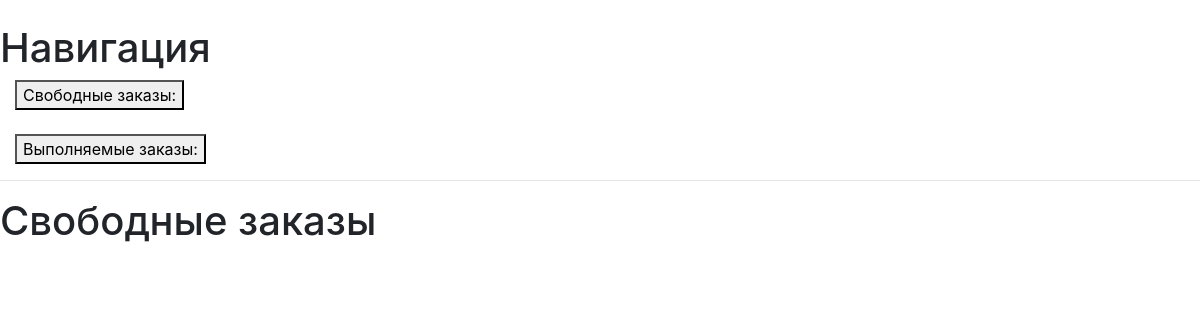
Page /orders on the earlier database version.
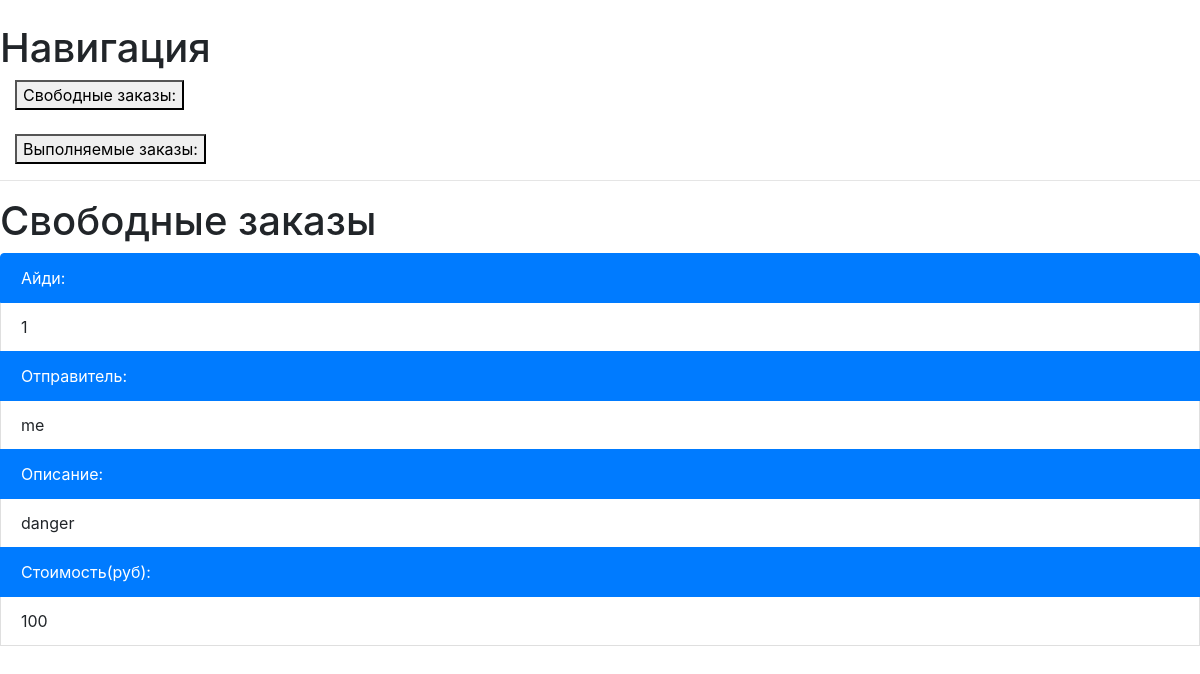
Same page on the later database version.
### database_setup.py (models this page shows)
class FreeOrder(Base):
    __tablename__ = 'free_order'
    id = Column(Integer, primary_key=True)
    forwarder = Column(String(250), nullable=False)
    description = Column(String(250), nullable=False)
    summ = Column(Integer,  nullable=False)

### views.py (the view)
@app.route('/orders')
def showFreeOrders():
    orders = session.query(FreeOrder)
    return render_template("free_orders.html", orders=orders)

### templates/free_orders.html (shortened to what this page needs)
<!DOCTYPE html>
{% extends "base.html" %}
{% block content %}
 <h1>Свободные заказы</h1>
 <ul class="list-group">
   {% for order in orders %}
    <li class="list-group-item active"> Айди: </li>
    <li class="list-group-item">  {{order.id}} </li>
    <li class="list-group-item active"> Отправитель: </li>
    <li class="list-group-item">    {{order.forwarder}}</li>
    <li class="list-group-item active"> Описание: </li>
    <li class="list-group-item"> {{order.description}}</li>
    <li class="list-group-item active"> Стоимость(руб): </li>
    <li class="list-group-item"> {{order.summ}}  </li>
   <br><br><br>
  {% endfor %}
 </ul>
{% endblock %}

Differences in the rows shown:
added FreeOrder: id "1", forwarder "me", description "danger", summ "100"
